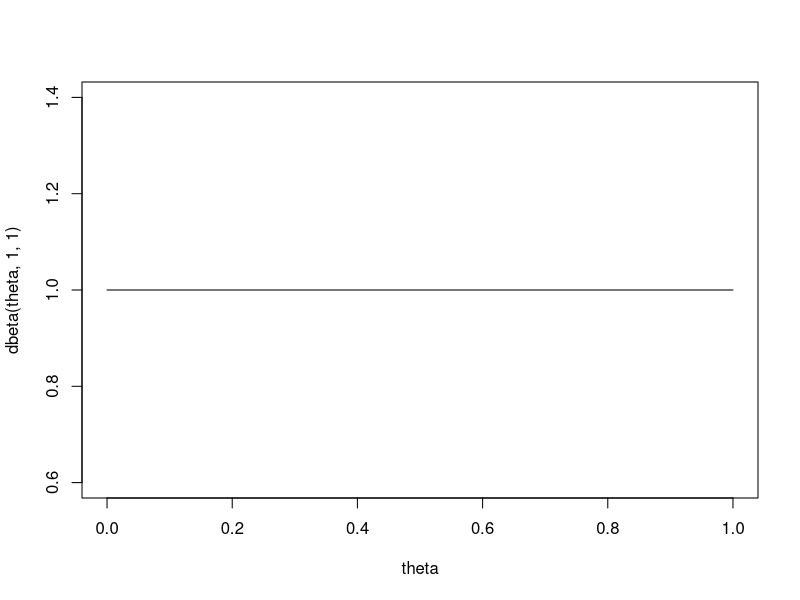
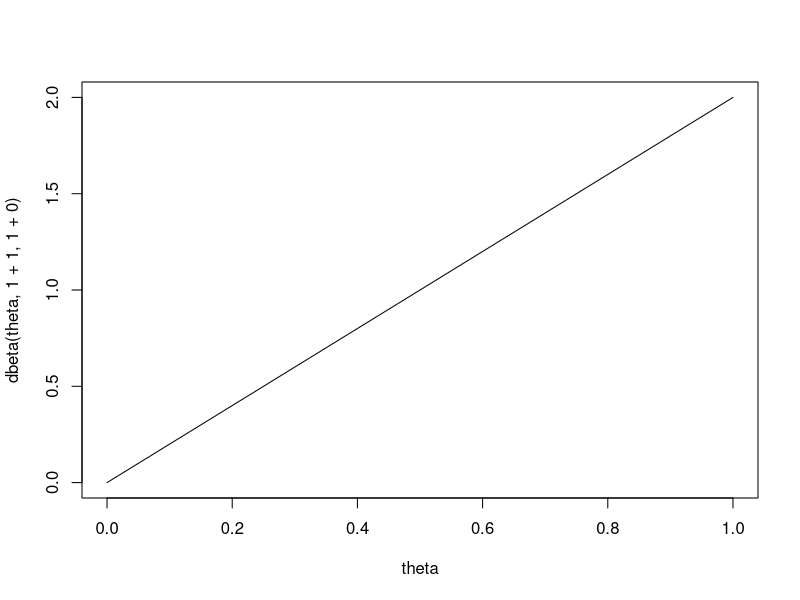
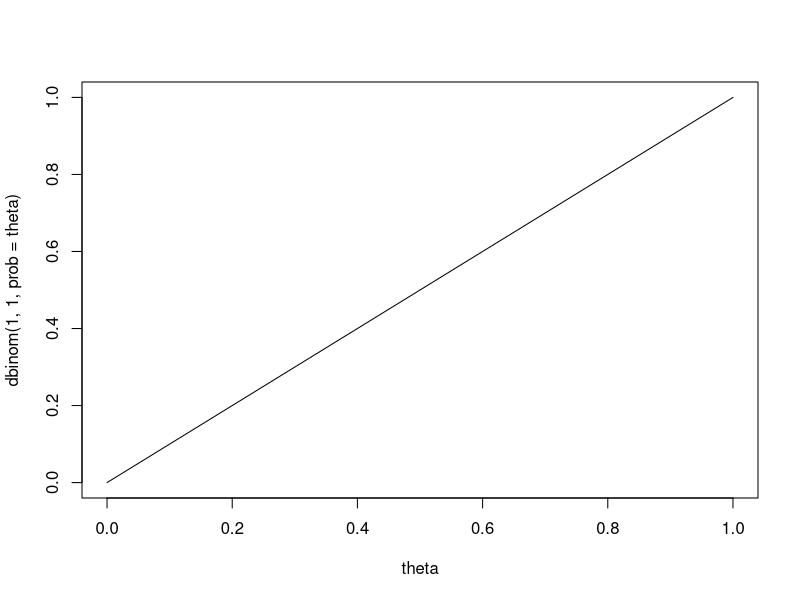
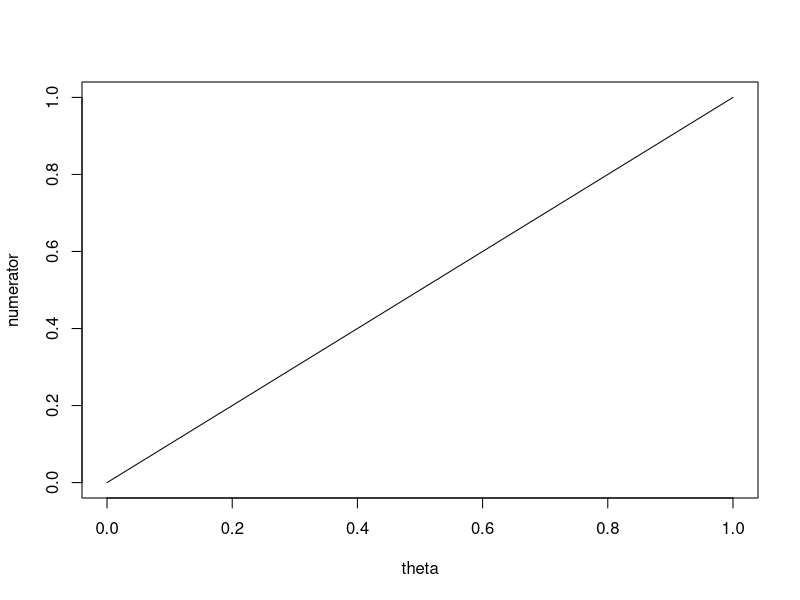
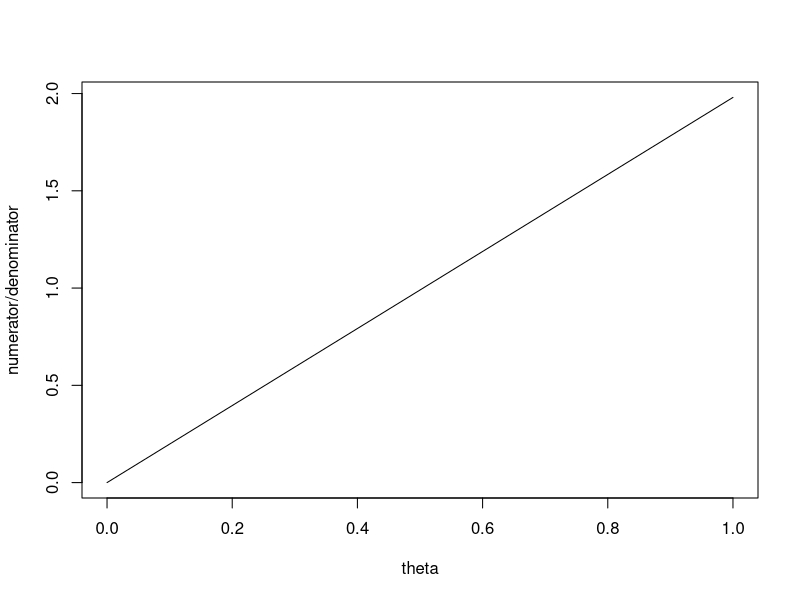

R code for these plots, in order:

# Create parameter theta to vary from 0 to 1
theta <- seq(from = 0, to = 1, by = 0.01)

#Now create a Beta[1,1], uniform distribution.
plot(theta, dbeta(theta,1,1), type = "l") #This plot is the prior for the Theta distribution
prior <- dbeta(theta,1,1)

#Now visualize what a Beta[1+3,1+0] distribution looks like: This has 1 success in 1 trials and 0 failures.
plot(theta, dbeta(theta,1+1,1+0), type = "l") #The plot that we get is the posterior for Theta distribution.

#Now let us see if we can generate the same programatically without relying on Conjugacy.

#let us plot the likelihood of seeing 3 success and zero fails in 3 trials
plot(theta,dbinom(1,1,prob = theta),type = "l")
likelihood <- dbinom(1,1,prob = theta)

#Calculate the numerator= likelihood X priorBeta
numerator <- likelihood*prior
plot(theta, numerator, type = "l")

#Calculate the denominator = Integral (likilihood X priorBeta)
# We can get away with using summation to see what happens:-
denominator <- sum(likelihood*prior)/100

#Printing out the Posterior distribution
plot(theta, numerator/denominator, type = "l")

sum(numerator/denominator) #Sanity check to see if the total probability sums upto 1.
df <- numerator/denominator


theta <- seq(from = 0, to = 1, by = 0.01)
likelihood1 <- dbinom(0,1,prob = theta)
prior <- dbeta(theta,6,1)
denominator1 <- sum(likelihood1*prior)/100


